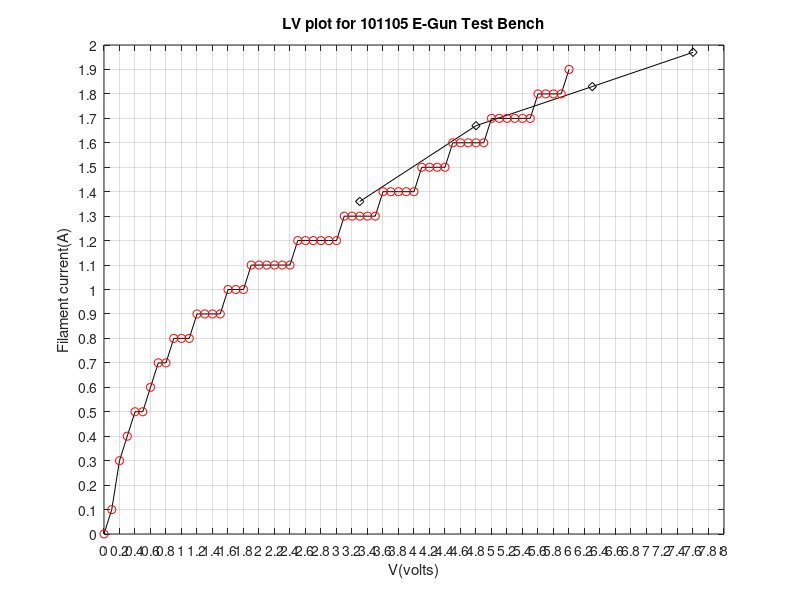

MATLAB code for this plot:
% V vs I for 101105 on the E-gun test becnch on which i am working for my thesis

V_Factory =[3.30,4.80,6.30,7.60];
I_Factory = [1.36,1.67,1.83,1.97];

Data = load('IV_E-Gun_Test_Bench.txt')

plot(V_Factory,I_Factory,'kd-')
hold on
plot(Data(:,1),Data(:,2),'k-')
plot(Data(:,1),Data(:,2),'ro')
hold off

grid()

xlabel('V(volts)')
ylabel('Filament current(A)')
title('LV plot for 101105 E-Gun Test Bench')

x = 0:0.2:8;
xticks(x)

y = 0:0.1:2;
yticks(y)